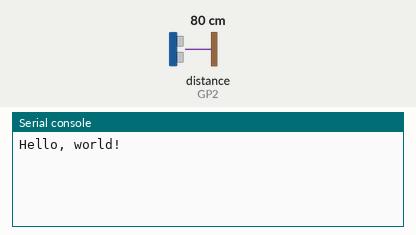
A program run on a simulated Raspberry Pi Pico running MicroPython. Shown: the last lines printed to the serial console. The inputs (shaded band) are chosen by the test bench; at power-on: distance to the obstacle (sensor on GP2) 80 cm. The echo pulse lasts 58.3 µs per cm.

Above: at 1.2 s.
1.3 s: distance to the obstacle (sensor on GP2) set to 2 cm
At 1.48 s:
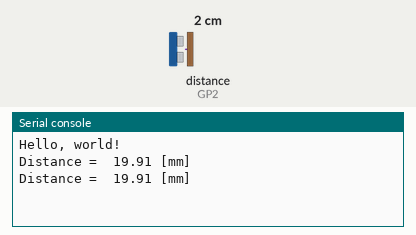
2.8 s: distance to the obstacle (sensor on GP2) set to 18 cm
At 2.89 s:
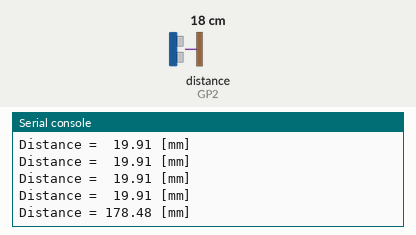

Measured:
- after the input at 1.3 s, the serial console: prints a new line after 0.07 s (image 1)
- after the input at 2.8 s, the serial console: prints a new line after 0.08 s (image 2)

The program:

MeasureDistance_TheBasicOne.py
```python
import time
from ultrasonic import sonic

print("Hello, world!")  # Print a welcome message on reset

# These statements make the code more readable.
# Instead of a pin number 2 or 3 we can now write "TRIG" or "ECHO"
TRIG = 3
ECHO = 2
ultrasonic_sensor = sonic(TRIG, ECHO)

while True:
    dist = ultrasonic_sensor.distance_mm()
    if dist < 200:
        # The code within this if-statement only gets executed
        # if the distance measured is less than 200 mm
        print("Distance = {:6.2f} [mm]".format(dist))
    time.sleep(0.1)
```

ultrasonic.py
```python
import machine
from machine import Pin
import time


class sonic:
    """
    A ``sonic`` object is used to control a HCSR04 ultrasonic sensor.
    """

    def __init__(self, trigger_pin, echo_pin, echo_timeout_us=4000*2/(340.29*1e-3)):
        """
        - trigger_pin: Output pin to send pulses
        - echo_pin: Input pin listens for reflection to estimate time of flight.
        - echo_timeout_us: Timeout in microseconds to listen to echo pin.
        By default the timeout is set to the max range limit of the sensor, 4m
        """
        # Initialise constants
        self.echo_timeout_us = int(echo_timeout_us)
        self.speed_sound = 340.29  # m/s

        # Initialise the TRIG output pin
        self.trigger = Pin(trigger_pin, mode=Pin.OUT)
        self.trigger.value(0)

        # Initialise the ECHO input pin
        self.echo = Pin(echo_pin, mode=Pin.IN)

    def distance_mm(self):
        """
        Estimate distance to obstacle in front of the ultrasonic sensor in mm.
        Sends a 10us pulse to 'trigger' pin and listens on 'echo' pin.
        We use the method `machine.time_pulse_us()` to count the microseconds
        passed before the echo is received.
        The time of flight is used to calculate the estimated distance.
        """
        # Send a 10us HIGH pulse to trigger the ultrasonic burst
        self.trigger.value(1)
        time.sleep_us(10)
        self.trigger.value(0)
        # Read length of time pulse
        duration = machine.time_pulse_us(self.echo, 1, self.echo_timeout_us)
        # Calculate the distance in mm, based on the delay before we hear
        # an echo and the constant speed of sound.
        # Note: duration is halved as the audio wave must travel there and back.
        mm = 0.5 * duration * 1e-6 * self.speed_sound * 1e3
        return mm
```
